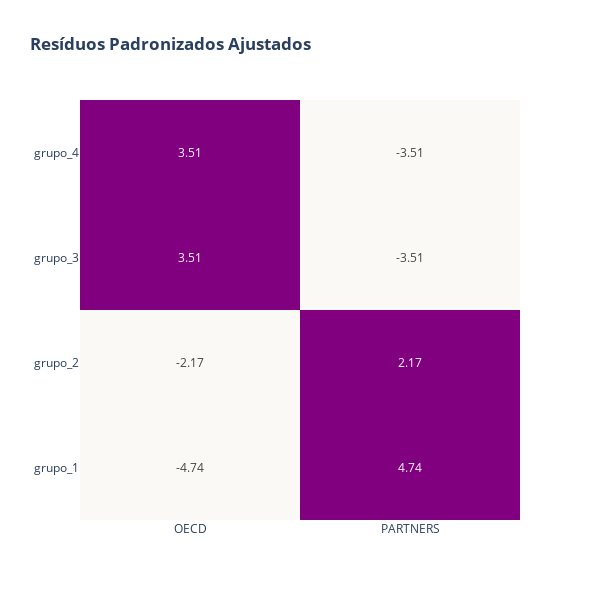

Notebook cell for this chart:
### Code cell
# Plotando o gráfico

fig = go.Figure()

maxz = np.max(tab_cont.standardized_resids)+0.1
minz = np.min(tab_cont.standardized_resids)-0.1

colorscale = ['purple' if i>1.96 else '#FAF9F6' for i in np.arange(minz,maxz,0.01)]

fig.add_trace(
    go.Heatmap(
        x = tab_cont.standardized_resids.columns,
        y = tab_cont.standardized_resids.index,
        z = np.array(tab_cont.standardized_resids),
        text=tab_cont.standardized_resids.values,
        texttemplate='%{text:.2f}',
        showscale=False,
        colorscale=colorscale))

fig.update_layout(
    title='<b>Resíduos Padronizados Ajustados</b>',
    height = 600,
    width = 600)

fig.show()

### Figure 1 — Plotly figure (JSON) as saved in the notebook; plotly's stock layout.template omitted (floating-point values rounded to 4 significant figures; data arrays with more than 128 entries replaced by an {"elided": "..."} marker saying what was removed)
{"data": [{"colorscale": {"elided": "968x2 mixed values"}, "showscale": false, "text": [[-4.737, 4.737], [-2.17, 2.17], [3.511, -3.511], [3.511, -3.511]], "texttemplate": "%{text:.2f}", "type": "heatmap", "x": ["OECD", "PARTNERS"], "y": ["grupo_1", "grupo_2", "grupo_3", "grupo_4"], "z": [[-4.737, 4.737], [-2.17, 2.17], [3.511, -3.511], [3.511, -3.511]]}], "layout": {"height": 600, "title": {"text": "<b>Resíduos Padronizados Ajustados</b>"}, "width": 600}}
